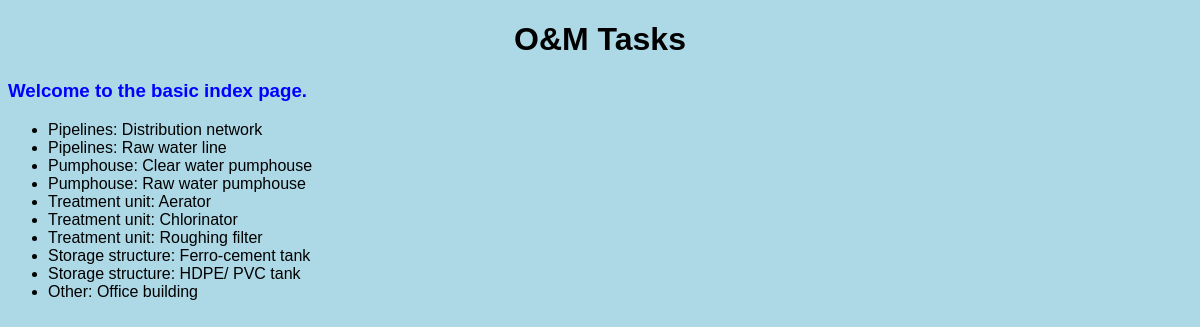
/tasks/, run on the app's committed database.
### tasks/models.py (models this page shows)
class Component(models.Model):
    component_type = models.ForeignKey(Component_Type,
                                       on_delete=models.CASCADE,
                                       related_name="components")
    component = models.CharField(max_length=64)
    def __str__(self) -> str:
        return f"{self.component_type}: {self.component}"

class Component_Type(models.Model):
    component_type = models.CharField(max_length=64)
    def __str__(self) -> str:
        return f"{self.component_type.capitalize()}"
    class Meta:
        verbose_name = "Component Type"
        verbose_name_plural = "Component Types"

### tasks/views.py (the view)
# urls.py: path("", views.index, name="index"),
def index(request):
    list_components = Component.objects.all().order_by('component_type', 'component')
    return render(request, 'tasks/index.html', {
        "comps": list_components,
    })

### tasks/templates/tasks/index.html
{% extends 'tasks/layout.html' %}
{% block body %}
    <h1>O&M Tasks</h1>
    <h3>Welcome to the basic index page.</h3>
    <ul>
        {% for comp in comps %}
        <li>{{ comp }}</li>
        {% empty %}
        <li>No components yet.</li>
        {% endfor %}
    </ul>
{% endblock %}

### tasks/static/tasks/my_styles.css (style rules this page uses)
h1, h2 { text-align: center; }
h3 { color: blue; font-family: 'Lucida Sans', 'Lucida Sans Regular', 'Lucida Grande', 'Lucida Sans Unicode', Geneva, Verdana, sans-serif; }
body { background-color: lightblue; font-family: Verdana, Geneva, Tahoma, sans-serif; }

### data on the page
Component: component_type+component "Pipelines: Distribution network"
Component: component_type+component "Pipelines: Raw water line"
Component: component_type+component "Pumphouse: Clear water pumphouse"
Component: component_type+component "Pumphouse: Raw water pumphouse"
Component: component_type+component "Treatment unit: Aerator"
Component: component_type+component "Treatment unit: Chlorinator"
Component: component_type+component "Treatment unit: Roughing filter"
Component: component_type+component "Storage structure: Ferro-cement tank"
Component: component_type+component "Storage structure: HDPE/ PVC tank"
Component: component_type+component "Other: Office building"
